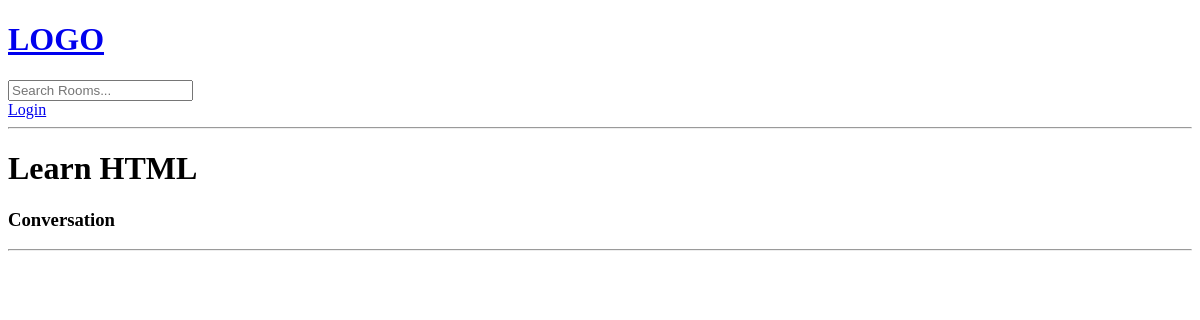
The app's page /room/4/, older data.
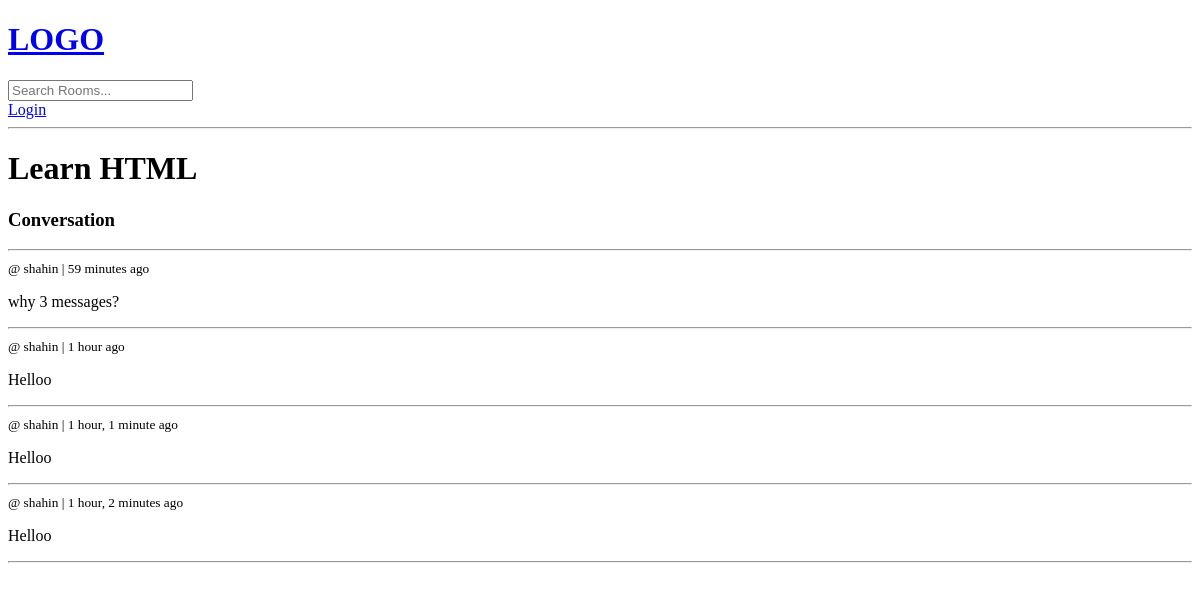
The same page, newer data.
### base/models.py (models this page shows, shortened)
class Room(models.Model):
    host = models.ForeignKey(User,on_delete = models.SET_NULL, null = True)
    topic = models.ForeignKey(Topic, on_delete = models.SET_NULL, null = True) # when on delete is NULL so null = True should be written
    name = models.CharField(max_length=200) #null= False is default, not allowed Null
    description = models.TextField(null = True, blank = True, max_length = 3000) # allowed Null in column
    updated = models.DateTimeField(auto_now = True) #takes every save
    created = models.DateTimeField(auto_now_add = True) #takes when it s created
    class Meta:
        ordering = ['-updated','-created']

class Message(models.Model):
    user = models.ForeignKey(User, on_delete = models.CASCADE) #from built in User table
    room = models.ForeignKey(Room, on_delete = models.CASCADE) #models.SET_NULL room deleted-messages will be NULL connected, models.CASCADE room deleted-messages deleted
    body = models.TextField(max_length= 3000)
    updated = models.DateTimeField(auto_now = True) #takes every save
    created = models.DateTimeField(auto_now_add = True) #takes when it s created

### base/views.py (the view, shortened to what this page needs)
# urls.py: path('room/<str:pk>/', views.room, name = 'room'),
def room (request,pk):
    room = Room.objects.get(id = pk)
    room_messages = room.message_set.all().order_by('-created')
    context = {'room':room, 'room_messages':room_messages}
    return render(request, 'base/room.html', context)

### base/templates/base/room.html (shortened to what this page needs)
{% extends 'main.html'%}
{% block content %}
<h1> {{room.name}} </h1>
<div class = 'comment-wrapper'>
    <h3>Conversation</h3>
    <hr>
    {% for message in room_messages %}
    <div>
        <small>@ {{message.user}} | {{message.created|timesince}} ago</small>
        <p>{{message.body}}</p>
        <hr>
    </div>
    {% endfor %}
</div>
{% endblock %}

### templates/main.html (shortened to what this page needs)
<!DOCTYPE html>
<html lang="en">
<head>
</head>
<body>
    {% include "navbar.html" %}
    {% block content %}
    {% endblock %}
</body>
</html>

### templates/navbar.html (shortened to what this page needs)
<!DOCTYPE html>
<html lang="en">
<head>
</head>
<body>
    <a href = "/">
        <h1>LOGO</h1>
    </a>
    <form method = "GET" action = "{% url 'home'%}">
        <input type = "text" name = "q" placeholder="Search Rooms..."/>
    </form>
{% if request.user.is_authenticated%}
<p>Hello {{request.user}}</p>
<a href="{% url 'logout'%}">Log out</a>
{%else %}<a href = '{%url "login"%}'>Login</a>
{% endif %}
    <hr>
</body>
</html>

Row changes from the older to the newer data that the page shows:
added Message: user "shahin", created "59 minutes", body "why 3 messages?"
added Message: user "shahin", created "1 hour", body "Helloo"
added Message: user "shahin", created "1 hour, 1 minute", body "Helloo"
added Message: user "shahin", created "1 hour, 2 minutes", body "Helloo"
